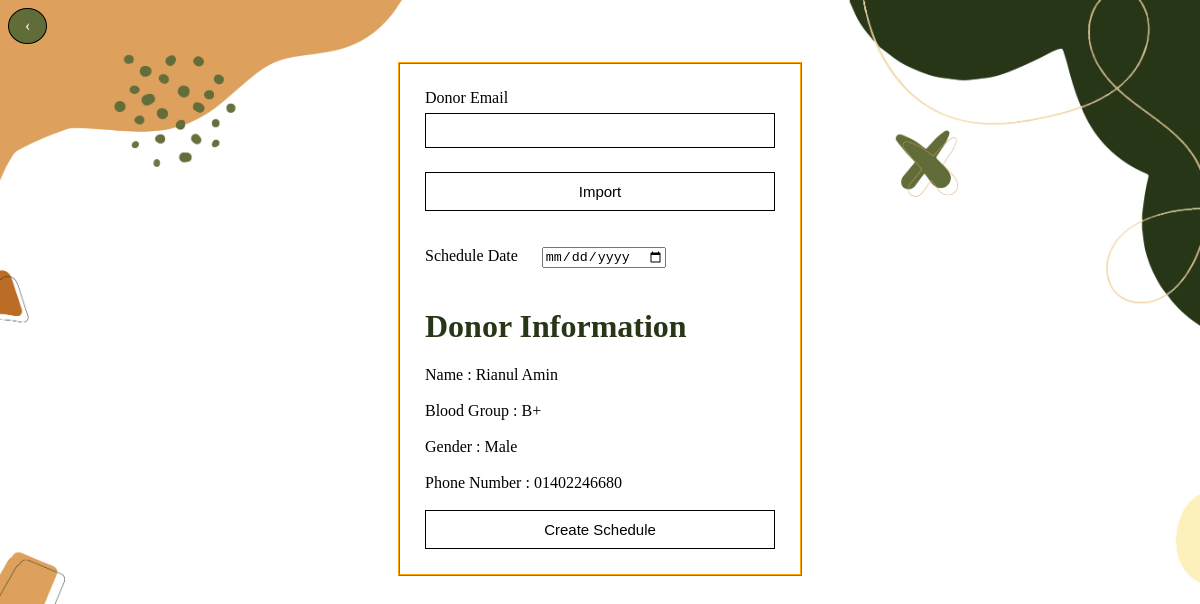
/view/create-new-schedule.php?donorEmail=rianulamin99@gmail.com (signed in), run on the app's committed database.
### tables this page shows
CREATE TABLE `userinfo` (
  `UserID` int(11) NOT NULL,
  `FirstName` varchar(40) NOT NULL,
  `LastName` varchar(40) NOT NULL,
  `Email` varchar(40) NOT NULL,
  `Password` varchar(40) NOT NULL,
  `BloodGroup` varchar(10) NOT NULL,
  `DOB` varchar(10) NOT NULL,
  `Gender` varchar(10) NOT NULL,
  `Country` varchar(40) NOT NULL,
  `Phone` varchar(15) NOT NULL,
  `ProfilePicture` varchar(160) NOT NULL,
  `Role` varchar(15) NOT NULL
);

### model/database.php (called while the page is built)
<?php
function dbConnection(){
    $conn = mysqli_connect('localhost', 'root', '', 'BloodBankManagementSystem');
    return $conn;
}
?>

### model/user-info-model.php (called while the page is built, shortened)
<?php
require_once('database.php');
class UserModel {
    private $con;
    private static $instance;
    public function __construct() {
        $this->con = dbConnection();
    }
    public static function getInstance() {
        if (!UserModel::$instance) {
            UserModel::$instance = new UserModel();
        }
        return UserModel::$instance;
    }
    public function getUserByMail($email) {
        $sql = "SELECT * FROM UserInfo WHERE Email = '$email'";
        $result = mysqli_query($this->con, $sql);
        $row = mysqli_fetch_assoc($result);
        return $row;
    }
}
?>

### view/create-new-schedule.php (the view, shortened to what this page needs)
<?php
require_once('../model/user-info-model.php');
$donor = null;
if(isset($_GET['donorEmail'])){
    $donor = UserModel::getInstance()->getUserByMail($_GET['donorEmail']);
}
?>
<!DOCTYPE html>
<html lang="en">
<head>
    <link rel="stylesheet" href="css/style.css">
</head>
<body>
<a href="manager-home.php" class="backButton">&#8249;</a><br><br>
<table width="27%" border="1" cellspacing="0" cellpadding="25" class="table">
    <tr>
        <td>
            <form action="" method="get">
                Donor Email <br>
                <input type="email" name="donorEmail">
                <br><br>
                <button type="submit" class="btn submit">Import</button>
            </form>
            <br><br>
            <form action="../controller/create-new-schedule-controller.php" method="post">
                Schedule Date &nbsp;&nbsp;&nbsp;&nbsp;
                <input type="date" name="scheduleDate">
                <br><br>
                <h1>Donor Information</h1>
                Name : <?php if($donor != null) {echo $donor['FirstName'] . " " . $donor['LastName']; } else echo "Empty" ?> <br><br>
                Blood Group : <?php if($donor != null) {echo $donor['BloodGroup']; } else echo "Empty" ?> <br><br>
                Gender : <?php if($donor != null) {echo $donor['Gender']; } else echo "Empty" ?> <br><br>
                Phone Number : <?php if($donor != null) {echo $donor['Phone']; } else echo "Empty" ?> <br><br>
                <?php
                    if($donor != null) {
                        ?>
                            <button type="submit"  class="btn submit">Create Schedule</button>
                        <?php
                    }
                ?>
            </form>
        </td>
    </tr>
</table>
</body>
</html>

### view/css/style.css (style rules this page uses)
body { background-image: url("../../uploads/images/background.jpg"); background-position: center; background-repeat: no-repeat; background-size: cover; background-attachment: fixed; }
a { text-decoration: none; color: blue; }
.backButton { text-decoration: none; display: inline-block; padding: 8px 16px; }
.backButton { background-color: rgb(96, 109, 56); color: white; border-radius: 50%; border: 1px solid black; }
h1 { color: rgb(39, 54, 23); }
.table { margin-left: auto; margin-right: auto; border-color: orange; }
.btn { border: 1px solid black; background: none; width: 350px; padding: 10px 20px; text-align: center; display:table-cell; vertical-align:middle; font-size: 15px; cursor: pointer; position: relative; overflow: hidden; }
.submit { color: black; }
.btn::before { content: ""; position: absolute; left: 0; width: 100%; height: 0%; background: rgb(96, 109, 56); z-index: -1; transition: 0.7s; }
.submit::before { bottom: 0; border-radius: 50% 50% 0 0; }
input[type=email] { width: 100%; padding: 9px 15px; margin: 6px 0; box-sizing: border-box; border: 1px solid black; }

### data on the page
userinfo: FirstName "Rianul", LastName "Amin", BloodGroup "B+", Gender "Male", Phone "01402246680"
